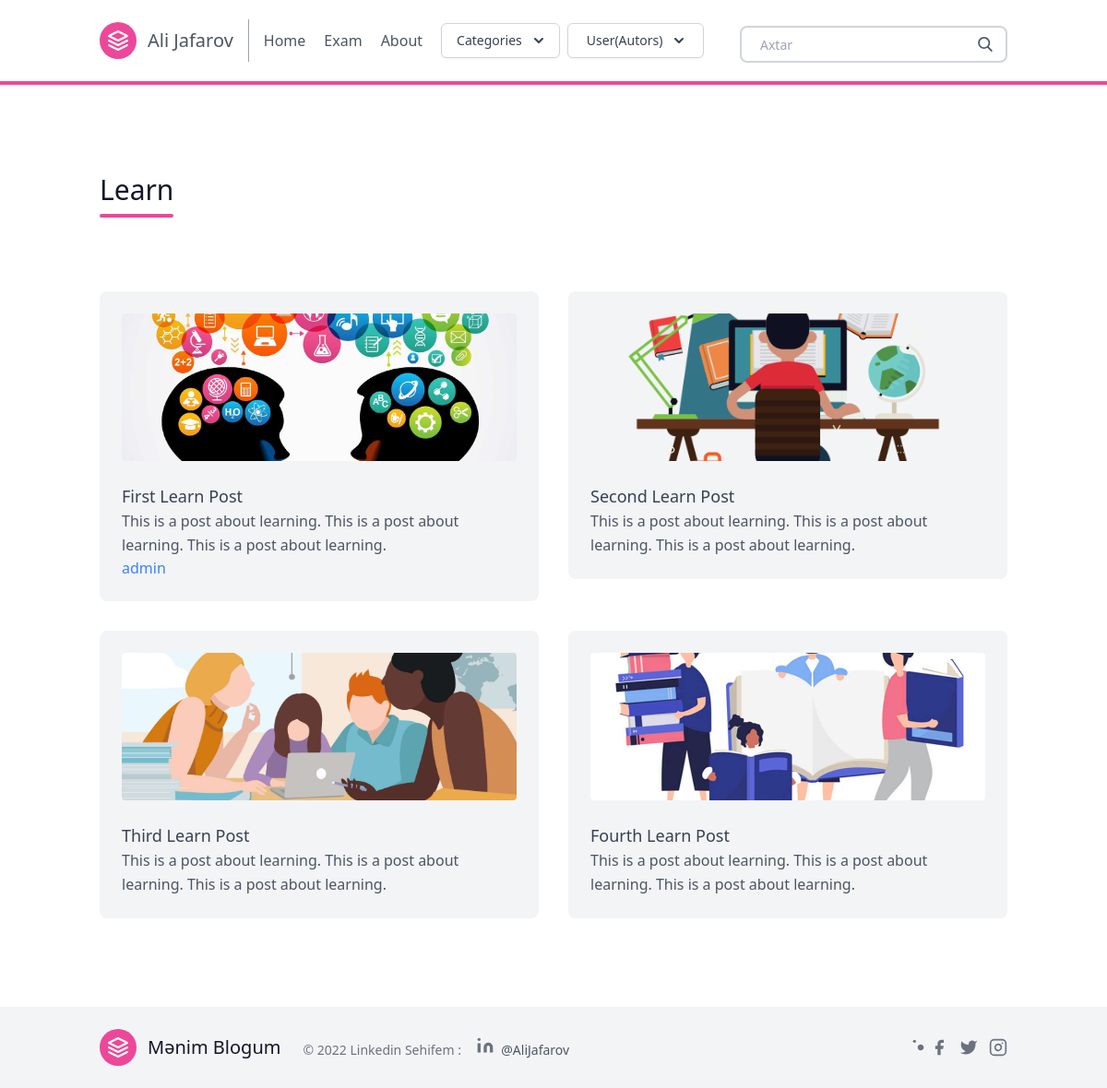
Page /postlist/learn/ on the committed database.
### posts/models.py (models this page shows, shortened)
class Category(models.Model):
    title = models.CharField(max_length=20)
    subtitle = models.CharField(max_length=20)
    slug = models.SlugField()
    thumbnail = models.ImageField()

class Post(models.Model):
    title = models.CharField(max_length=100)
    slug = models.SlugField()
    overview = models.TextField()
    timestamp = models.DateTimeField(auto_now_add=True)
    content = models.TextField()
    author = models.ForeignKey(Author, on_delete=models.CASCADE)
    thumbnail = models.ImageField()
    categories = models.ManyToManyField(Category)
    featured = models.BooleanField()
    tags = TaggableManager()

### posts/views.py (the view)
# urls.py: path('postlist/<slug>/', postlist, name = 'postlist'),
def postlist (request,slug):
    category = Category.objects.get(slug = slug)
    posts = Post.objects.filter(categories__in=[category])
    context = {
        'posts': posts,
        'category': category,
    }
    return render(request, 'post_list.html', context)

### posts/templatetags/markdown_extras.py (called while the page is built)
@register.simple_tag
def get_categories():
    return Category.objects.all()

@register.simple_tag
def get_authors():
    return Author.objects.all()

### templates/post_list.html (shortened to what this page needs)
{% extends 'base.html' %}
{% block content %}
<section class="text-gray-600 body-font">
    <div class="container px-5 py-24 mx-auto">
      <div class="flex flex-wrap w-full mb-20">
        <div class="lg:w-1/2 w-full mb-6 lg:mb-0">
          <h1 class="sm:text-3xl text-2xl font-medium title-font mb-2 text-gray-900">
            {{ category.title }}  {{tag.name}}</h1>
          <div class="h-1 w-20 bg-pink-500 rounded"></div>
        </div>
      </div>
      <div class="flex flex-wrap -m-4">
       {% for post in posts %}
        <div class="xl:w-1/4 md:w-1/2 p-4">
          <div class="bg-gray-100 p-6 rounded-lg">
            <img class="h-40 rounded w-full object-cover object-center mb-6" src="{{ post.thumbnail.url }}" alt="content">
            <a href="{% url 'post' post.slug %}" h2 class="rounded-lg transition ease-in-out delay-150 hover:-translate-y-1 hover:scale-110 hover:bg-pink-300 duration-300 text-lg text-gray-700 font-medium title-font mb-4">
              {{ post.title }}</a>
            <p class="leading-relaxed text-base">
              {{ post.overview }}</p>
              <p>
                <div>
                  {% for tag in post.tags.all %}
                    <a  class="rounded-bg mb-5 hover:bg-gray-200 text-blue-500 inline items-center">
                      {{tag.name}}
                    </a>
                  {% endfor %}
                </div>
              </p>
          </div>
        </div>
       {% endfor %}
      </div>
    </div>
</section>
{% endblock content %}

### rows in the picture
Category: title "Learn"
Post: thumbnail (picture), title "First Learn Post", overview "This is a post about learning. This is a post about learning. This is a post about learning."
Tag: name "admin"
Post: thumbnail (picture), title "Second Learn Post", overview "This is a post about learning. This is a post about learning. This is a post about learning."
Post: thumbnail (picture), title "Third Learn Post", overview "This is a post about learning. This is a post about learning. This is a post about learning."
Post: thumbnail (picture), title "Fourth Learn Post", overview "This is a post about learning. This is a post about learning. This is a post about learning."
